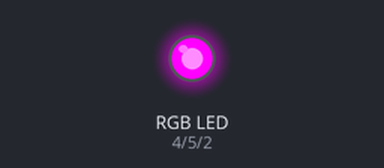
The sketch below on a simulated Arduino Uno, built with avr-gcc and run on an emulated ATmega328P. Parts: an RGB LED mixed from three pins (HIGH = lit).

Above: at 0.1 s.
Timing chart, 0 to 1.6 s (numbered marks = the images above):
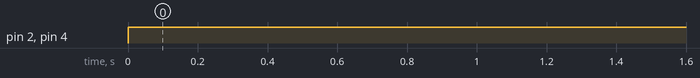

The sketch:

led_test.ino
```cpp
/* LED controller test code for Diffused RGB Tri-Color Common Anode LED
 *
 */

int redPin = 4;
int greenPin = 5;
int bluePin = 2;

int sample;

//uncomment this line if using a Common Anode LED

void setup()
{
  pinMode(redPin, OUTPUT);
  pinMode(greenPin, OUTPUT);
  pinMode(bluePin, OUTPUT);
}

void loop()
{

  switch (sample) {

    case 0:
      //Good: Green
      setColor(0, 1023, 0);
      delay(1000);
      break;

    case 1:
      //Moderate: Yellow
      setColor(1023, 1023, 0);
      delay(1000);
      break;

    case 2:
      //Unhealthy for Sensitive Groups (USG): Orange
      setColor(1023, 300, 100);
      delay(1000);
      break;

    case 3:
      //Unhealthy: Red
      setColor(1023, 0, 0);
      delay(1000);
      break;

    case 4:
      //Very Unhealthy: Purple
      setColor(900, 0, 1023);
      delay(1000);
      break;

    case 5:
      //Hazardous
      setColor(1023, 0, 1023);
      delay(1000);

  }

}
 //4B0082
void setColor(int red, int green, int blue)
{
    red = 1023 - red;
    green = 1023 - green;
    blue = 1023 - blue;

  analogWrite(redPin, red);
  analogWrite(greenPin, green);
  analogWrite(bluePin, blue);
}


// Test writes
//  digitalWrite(redPin, 1);
//  digitalWrite(greenPin, 0);
//  digitalWrite(bluePin, 1);
//    analogWrite(redPin, 0);
//    analogWrite(greenPin, 1023);
//    analogWrite(bluePin, 1023);
```

Measured:
- by itself, pin 2 (bluePin), pin 4 (redPin): LOW → HIGH at 0.00 s
